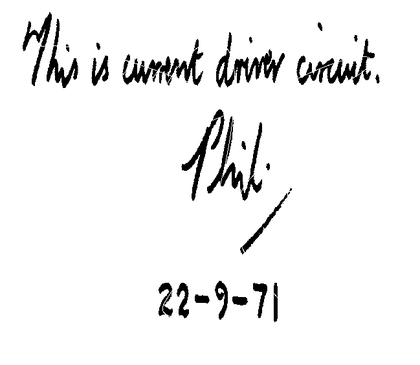
%> input picture loesungen/ub9/text-with-white-lines.png, 420 x 365 px, shrunk from 649 x 564 before the run
$ octave a2bc.m   (GNU Octave 9; MATLAB toolbox functions it lacks are replaced by stand-ins)
%> lines starting %> are read from the running program, lines starting %| are printed output that depends on the picture; in (x1, y1, x2, y2) boxes, pixels count from 0 and x2, y2 are one past the last pixel; in counts of white or black regions, pixels touching at a corner belong together; the program's own positions count from 1
### loesungen/ub9/dilation.m
function O = dilation(I, S)
	[h, w] = size(I);
	[sh, sw] = size(S);
	oh = h - sh;
	ow = w - sw;
	O = zeros(oh, ow);
	for i = [1:oh]
		for j = [1:ow]
			P = (I(i:i+sh-1, j:j+sw-1) & S) == S;
			O(i, j) = min(P(:));
		end;
	end;
end;

### loesungen/ub9/erosion.m
function O = erosion(I, S)
	[h, w] = size(I);
	[sh, sw] = size(S);
	oh = h - sh;
	ow = w - sw;
	O = zeros(oh, ow);
	for i = [1:oh]
		for j = [1:ow]
			P = I(i:i+sh-1, j:j+sw-1) & S;
			O(i, j) = max(P(:));
		end;
	end;
end;

### loesungen/ub9/closing.m
function O = closing(I, S)
	O = erosion(dilation(I, S), S);
end;

### loesungen/ub9/opening.m
function O = opening(I, S)
	O = dilation(erosion(I, S), S);
end;

### loesungen/ub9/a2bc.m
Iw = imread("text-with-white-lines.png");
%> Iw is the input picture: size 365x420x3 uint8; min 0, max 255, mean 241.5
Ib = imread("text-with-black-lines.png");
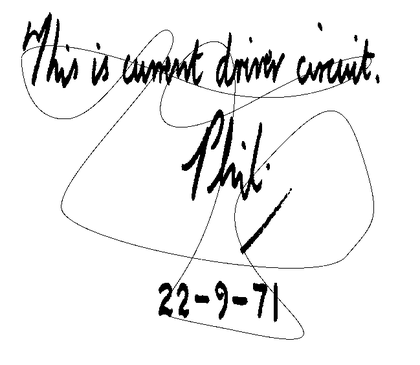
%> input picture loesungen/ub9/text-with-black-lines.png, 420 x 365 px, shrunk from 649 x 564 before the run
%> Ib is the input picture: size 365x420x3 uint8; min 0, max 255, mean 238.7

S = [0 1 0; 1 1 1; 0 1 0];

Ic = closing(Iw, S);
%> after the loop in dilation, `for i = [1:oh]`:
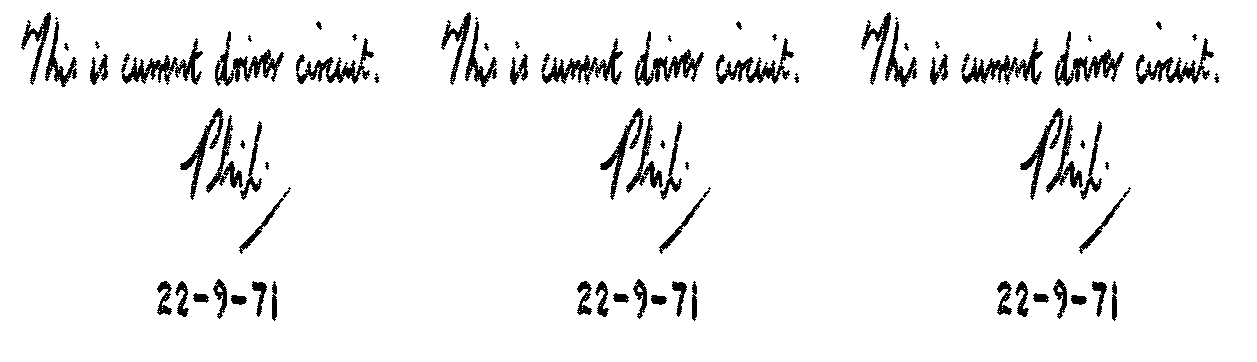
%> O: size 362x1257 double; values 0 (black) and 1 (white), 94.4% white; 84 black regions (9 under 20 px), largest, box (x1, y1, x2, y2) and area: (121, 38, 203, 85) 1189, (541, 38, 623, 85) 1189, (961, 38, 1043, 85) 1189
%> after the loop in erosion, `for i = [1:oh]`:
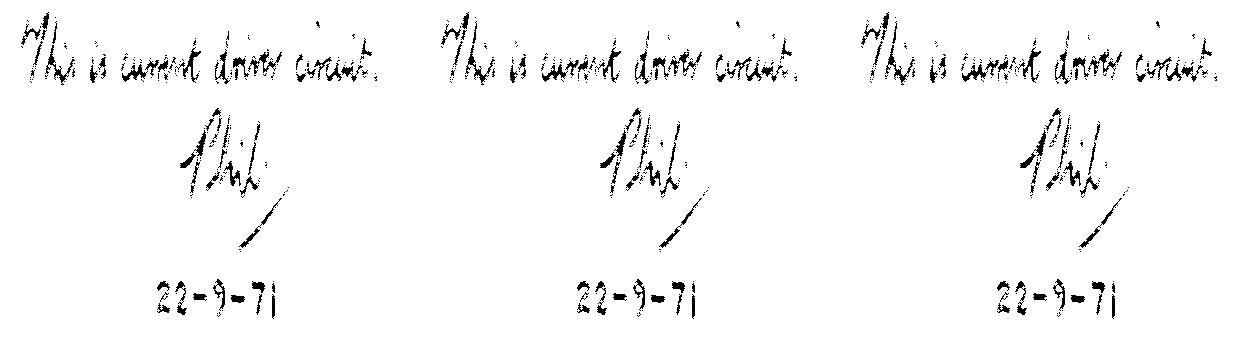
%> O: size 359x1254 double; values 0 (black) and 1 (white), 97% white; 603 black regions (450 under 20 px), largest, box (x1, y1, x2, y2) and area: (45, 45, 75, 85) 227, (465, 45, 495, 85) 227, (885, 45, 915, 85) 227
Io = opening(Ib, S);
%> call 2 of erosion, with S = [0 1 0; 1 1 1; 0 1 0]
%> after the loop in erosion (call 2), `for i = [1:oh]`:
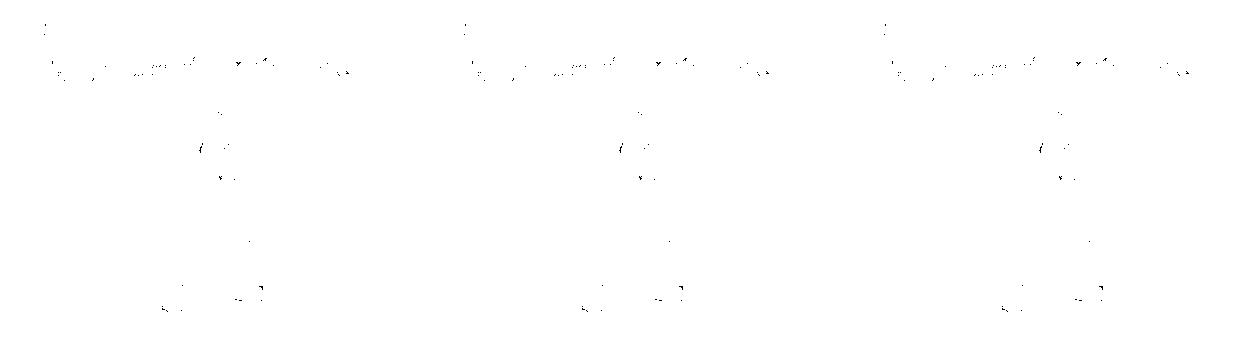
%> O: size 362x1257 double; values 0 (black) and 1 (white), 99.9% white; black in thin lines or dots, all inside (x1, y1, x2, y2) = (44, 24, 1189, 312)
%> call 2 of dilation, with S = [0 1 0; 1 1 1; 0 1 0]
%> after the loop in dilation (call 2), `for i = [1:oh]`:
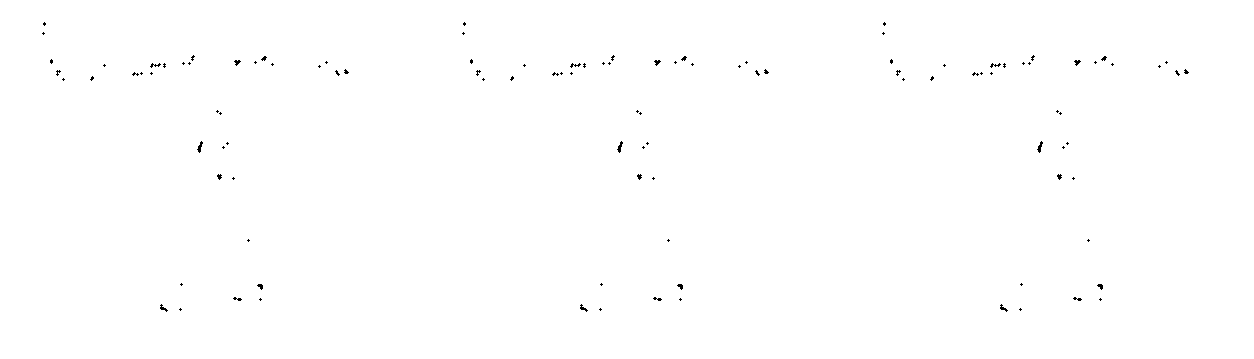
%> O: size 359x1254 double; values 0 (black) and 1 (white), 99.7% white; black in thin lines or dots, all inside (x1, y1, x2, y2) = (42, 22, 1189, 312)

imwrite(Ic, "text-white-restored.png");
imwrite(Io, "text-black-restored.png");
